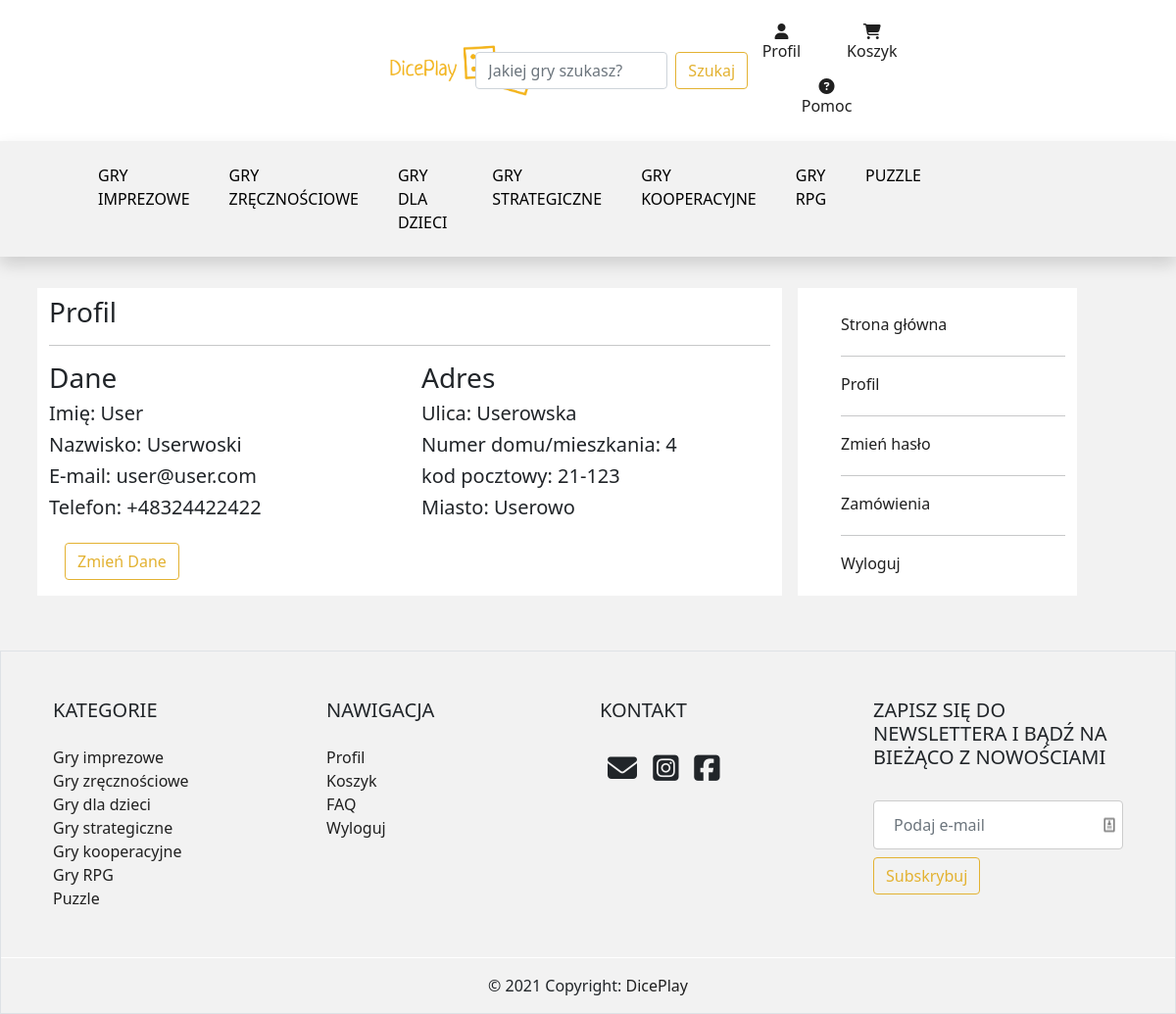
Screenshot of /profil/ (signed in) with the database file from the repository.
### main/models.py (models this page shows, shortened)
class UserProfile(models.Model):
    user = models.OneToOneField(User, on_delete=models.CASCADE)
    id = models.AutoField(primary_key=True)
    street = models.CharField(max_length=50)
    numberOfHouse = models.CharField(max_length=10)
    postCode = models.CharField(max_length=6)
    city = models.CharField(max_length=20)
    phone = PhoneNumberField(null=False, blank=False, unique=True)

### main/views.py (the view)
# urls.py: path('profil/', profile, name='profileDetail'),
@login_required
def profile(request):
    userDetails = UserProfile.objects.filter(user__username=request.user)
    return render(request, 'profil.html', {'userDetails': userDetails})

### templates/profil.html (shortened to what this page needs)
{% extends 'main.html' %}
{% block body %}
{% load static %}
<div class="container">
    <div class="row">
        <div class="col-8 m-2" style="background-color: white;">
            <h3 class="pt-2">Profil</h3>
            <hr/>
            {% for data in userDetails %}
            <div class="row">
                <div class="col">
                    <h3>Dane</h3>
                    <h5>Imię: {{user.first_name}}</h5>
                    <h5>Nazwisko: {{user.last_name }}</h5>
                    <h5>E-mail: {{data.user.email}}</h5>
                    <h5>Telefon: {{data.phone}}</h5>
                </div>
                <div class="col">
                    <h3>Adres</h3>
                    <h5>Ulica: {{data.street}}</h5>
                    <h5>Numer domu/mieszkania: {{data.numberOfHouse}}</h5>
                    <h5>kod pocztowy: {{data.postCode}}</h5>
                    <h5>Miasto: {{data.city}}</h5>
                </div>
            </div>
            <button type="submit" class="m-3 btn btn-search">Zmień Dane</button>
                 {% endfor %}
        </div>
        <div id="profile-list" class="col-3 m-2"style="background-color: white;">
           <ul>
               <a href="/"><li>Strona główna</li></a>
               <hr/>
               <a href="/profil"><li>Profil</li></a>
               <hr/>
               <a href="/haslo"><li>Zmień hasło</li></a>
               <hr/>
               <a href="/zamowienia"><li>Zamówienia</li></a>
               <hr/>
               <a href="/logout"><li>Wyloguj</li></a>
           </ul>
        </div>
    </div>
</div>
{% endblock %}

### static/css/style.css (style rules this page uses)
html, body { margin:0px; padding:0px; background-color:#f2f2f2; }
a:link,a:visited,a:active { color: #202020; text-decoration: none; }
.btn-search { border-color: #E3B232; color: #E3B232; }
.container { padding-top: 2%; }
#profile-list ul { list-style-type: none; padding-top: 25px; }
#profile-list li { margin-bottom: 20px; }

### rows the page displays
UserProfile: user.email "user@user.com", phone "+48324422422", street "Userowska", numberOfHouse "4", postCode "21-123", city "Userowo"

### other values shown
{{ user.first_name }} "User"
{{ user.last_name }} "Userwoski"
